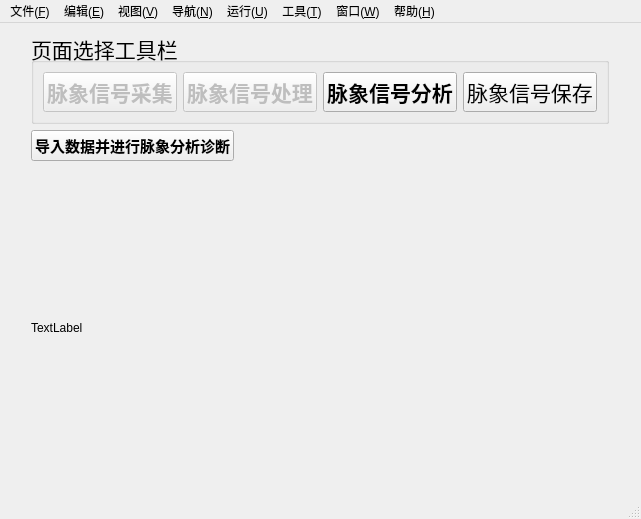
<?xml version="1.0" encoding="UTF-8"?>
<ui version="4.0">
 <class>mainWindow</class>
 <widget class="QMainWindow" name="mainWindow">
  <property name="geometry">
   <rect>
    <x>0</x>
    <y>0</y>
    <width>641</width>
    <height>519</height>
   </rect>
  </property>
  <property name="windowTitle">
   <string>可穿戴脉诊仪上位机软件系统</string>
  </property>
  <widget class="QWidget" name="centralwidget">
   <layout class="QGridLayout" name="gridLayout">
    <item row="0" column="0">
     <widget class="QGroupBox" name="groupBox">
      <property name="sizePolicy">
       <sizepolicy hsizetype="Preferred" vsizetype="Fixed">
        <horstretch>0</horstretch>
        <verstretch>0</verstretch>
       </sizepolicy>
      </property>
      <property name="font">
       <font>
        <pointsize>16</pointsize>
        <weight>50</weight>
        <bold>false</bold>
       </font>
      </property>
      <property name="title">
       <string>页面选择工具栏</string>
      </property>
      <layout class="QHBoxLayout" name="horizontalLayout">
       <item>
        <widget class="QPushButton" name="pushButton">
         <property name="enabled">
          <bool>false</bool>
         </property>
         <property name="sizePolicy">
          <sizepolicy hsizetype="Minimum" vsizetype="Fixed">
           <horstretch>0</horstretch>
           <verstretch>0</verstretch>
          </sizepolicy>
         </property>
         <property name="minimumSize">
          <size>
           <width>0</width>
           <height>30</height>
          </size>
         </property>
         <property name="font">
          <font>
           <pointsize>16</pointsize>
           <weight>75</weight>
           <bold>true</bold>
          </font>
         </property>
         <property name="text">
          <string>脉象信号采集</string>
         </property>
        </widget>
       </item>
       <item>
        <widget class="QPushButton" name="pushButton_2">
         <property name="enabled">
          <bool>false</bool>
         </property>
         <property name="minimumSize">
          <size>
           <width>0</width>
           <height>30</height>
          </size>
         </property>
         <property name="font">
          <font>
           <weight>75</weight>
           <bold>true</bold>
          </font>
         </property>
         <property name="text">
          <string>脉象信号处理</string>
         </property>
        </widget>
       </item>
       <item>
        <widget class="QPushButton" name="pushButton_3">
         <property name="sizePolicy">
          <sizepolicy hsizetype="Preferred" vsizetype="Fixed">
           <horstretch>0</horstretch>
           <verstretch>0</verstretch>
          </sizepolicy>
         </property>
         <property name="minimumSize">
          <size>
           <width>0</width>
           <height>30</height>
          </size>
         </property>
         <property name="font">
          <font>
           <weight>75</weight>
           <bold>true</bold>
          </font>
         </property>
         <property name="text">
          <string>脉象信号分析</string>
         </property>
        </widget>
       </item>
       <item>
        <widget class="QPushButton" name="pushButton_4">
         <property name="sizePolicy">
          <sizepolicy hsizetype="Minimum" vsizetype="Fixed">
           <horstretch>0</horstretch>
           <verstretch>0</verstretch>
          </sizepolicy>
         </property>
         <property name="minimumSize">
          <size>
           <width>0</width>
           <height>30</height>
          </size>
         </property>
         <property name="text">
          <string>脉象信号保存</string>
         </property>
        </widget>
       </item>
      </layout>
     </widget>
    </item>
    <item row="1" column="0">
     <widget class="QPushButton" name="pushButton_5">
      <property name="sizePolicy">
       <sizepolicy hsizetype="Fixed" vsizetype="Fixed">
        <horstretch>0</horstretch>
        <verstretch>0</verstretch>
       </sizepolicy>
      </property>
      <property name="font">
       <font>
        <pointsize>11</pointsize>
        <weight>75</weight>
        <bold>true</bold>
       </font>
      </property>
      <property name="text">
       <string>导入数据并进行脉象分析诊断</string>
      </property>
     </widget>
    </item>
    <item row="2" column="0">
     <widget class="QLabel" name="label">
      <property name="text">
       <string>TextLabel</string>
      </property>
     </widget>
    </item>
   </layout>
  </widget>
  <widget class="QMenuBar" name="menubar">
   <property name="geometry">
    <rect>
     <x>0</x>
     <y>0</y>
     <width>641</width>
     <height>22</height>
    </rect>
   </property>
   <widget class="QMenu" name="menu_F">
    <property name="title">
     <string>文件(&amp;F)</string>
    </property>
   </widget>
   <widget class="QMenu" name="menu_E">
    <property name="title">
     <string>编辑(&amp;E)</string>
    </property>
   </widget>
   <widget class="QMenu" name="menu_V">
    <property name="title">
     <string>视图(&amp;V)</string>
    </property>
   </widget>
   <widget class="QMenu" name="menu_N">
    <property name="title">
     <string>导航(&amp;N)</string>
    </property>
   </widget>
   <widget class="QMenu" name="menu_U">
    <property name="title">
     <string>运行(&amp;U)</string>
    </property>
   </widget>
   <widget class="QMenu" name="menu_T">
    <property name="title">
     <string>工具(&amp;T)</string>
    </property>
   </widget>
   <widget class="QMenu" name="menu_W">
    <property name="title">
     <string>窗口(&amp;W)</string>
    </property>
   </widget>
   <widget class="QMenu" name="menu_H">
    <property name="title">
     <string>帮助(&amp;H)</string>
    </property>
   </widget>
   <addaction name="menu_F"/>
   <addaction name="menu_E"/>
   <addaction name="menu_V"/>
   <addaction name="menu_N"/>
   <addaction name="menu_U"/>
   <addaction name="menu_T"/>
   <addaction name="menu_W"/>
   <addaction name="menu_H"/>
  </widget>
  <widget class="QStatusBar" name="statusbar"/>
 </widget>
 <resources/>
 <connections/>
</ui>
